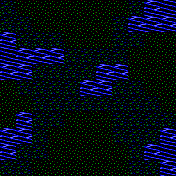

This is a level from a 2D game, rendered from its Tiled map with the project's own tilesets. A one-line summary and the complete map file follow:
An orthogonal 11x11 tile map with 16x16 px tiles, 1 tile layer (MARSH) and 24 objects (monst-0, monst-1, monst-2, monst-3, monst-4, ...).

<map version="1.5" tiledversion="1.6.0" orientation="orthogonal" renderorder="right-down" width="11" height="11" tilewidth="16" tileheight="16" infinite="0" nextlayerid="2" nextobjectid="1">
 <tileset firstgid="1" source="tiles.tsx" />
 <layer id="1" name="MARSH" width="11" height="11">
  <data encoding="csv">
4,5,5,5,5,5,5,5,4,3,2,
4,4,5,5,5,5,5,4,3,3,3,
3,4,4,4,5,5,5,4,4,5,5,
2,3,3,3,4,4,4,4,5,5,5,
3,3,4,4,4,4,3,3,5,5,5,
5,4,4,4,4,3,3,4,4,5,5,
5,5,4,4,4,4,4,4,4,4,5,
5,3,4,4,5,5,5,4,4,4,4,
3,3,4,5,5,5,5,4,4,4,3,
3,4,4,5,5,5,5,5,4,3,2,
4,4,5,5,5,5,5,5,4,4,3
  </data>
 </layer>
 <objectgroup id="1" name="start">
  <object id="1" name="monst-0" x="24" y="8"><point /></object>
  <object id="2" name="monst-1" x="56" y="8"><point /></object>
  <object id="3" name="monst-2" x="88" y="8"><point /></object>
  <object id="4" name="monst-3" x="120" y="8"><point /></object>
  <object id="5" name="monst-4" x="40" y="24"><point /></object>
  <object id="6" name="monst-5" x="72" y="24"><point /></object>
  <object id="7" name="monst-6" x="104" y="24"><point /></object>
  <object id="8" name="monst-7" x="88" y="40"><point /></object>
  <object id="9" name="monst-8" x="152" y="40"><point /></object>
  <object id="10" name="monst-9" x="168" y="56"><point /></object>
  <object id="11" name="monst-10" x="136" y="72"><point /></object>
  <object id="12" name="monst-11" x="168" y="72"><point /></object>
  <object id="13" name="monst-12" x="152" y="88"><point /></object>
  <object id="14" name="monst-13" x="168" y="104"><point /></object>
  <object id="15" name="monst-14" x="24" y="104"><point /></object>
  <object id="16" name="monst-15" x="8" y="120"><point /></object>
  <object id="17" name="party-0" x="88" y="120"><point /></object>
  <object id="18" name="party-1" x="72" y="136"><point /></object>
  <object id="19" name="party-2" x="104" y="136"><point /></object>
  <object id="20" name="party-3" x="56" y="152"><point /></object>
  <object id="21" name="party-4" x="88" y="152"><point /></object>
  <object id="22" name="party-5" x="120" y="152"><point /></object>
  <object id="23" name="party-6" x="72" y="168"><point /></object>
  <object id="24" name="party-7" x="104" y="168"><point /></object>
 </objectgroup>
</map>
